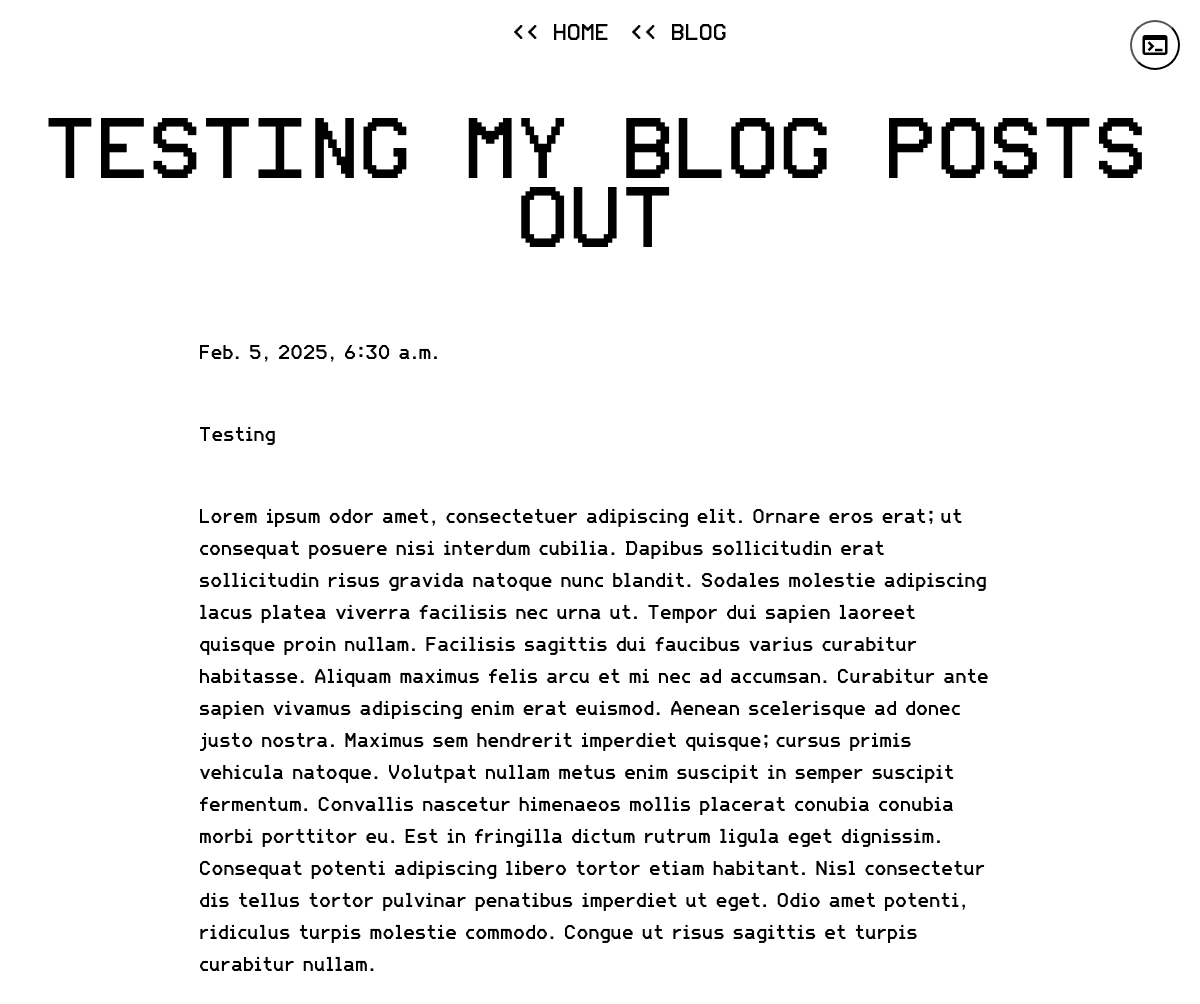
Screenshot of /testing/ with the database file from the repository.
### blog/models.py (models this page shows, shortened)
class Post(models.Model):
    title = models.CharField(max_length=250)
    slug = models.SlugField(unique=True)
    excerpt = models.CharField(max_length=250, default='SOME STRING')
    content = models.TextField()
    created_at = models.DateTimeField(auto_now_add=True)

### blog/views.py (the view)
# urls.py: path('<slug:slug>/', blog_detail, name='blog_detail'),
def blog_detail(request, slug):
    post = get_object_or_404(Post, slug=slug)
    return render(request, "blog/detail.html", {"post": post})

### blog/templates/blog/detail.html (shortened to what this page needs)
{% load static %}
<!DOCTYPE html>
<html lang="en">
<head>
    <link rel="stylesheet" href="{% static 'blog/css/blog_details.css' %}">
</head>
<body>
    <button id="theme-switch">
    </button>
    <nav>
        <ul>
            <li id="homeNav"><a href="{% url 'blog_list' %}"><< Home</a></li>
            <li id="blogNav"><a href="{% url 'blogs' %}"><< Blog</a></li>
        </ul>
    </nav>
    <header>
      <h3>{{ post.title }}</h3>
    </header>
    <main>
        <hgroup>
          <p>{{ post.created_at }}</p>
          <p>{{ post.excerpt }}</p>
        </hgroup>
        <section>
            <p>{{ post.content }}</p>
        </section>
    </main>
</body>
</html>

### blog/static/blog/css/blog_details.css (style rules this page uses)
h3 { text-align: center; font-size: 60px; font-family: UAV; }
nav { display: flex; text-align: center; justify-content: center; }
a { display: block; width: fit-content; margin: auto; display:block; text-align: center; }
a:link { text-decoration: none; color: black; }
ul { font-family: UAV; display: flex; gap: 20px; list-style-type: none; }
li { font-family: UAV; text-align: center; }
a { font-family: UAV; display: block; text-align: center; }
p { margin-bottom: 16px; line-height: 1.6; max-width: 800px; margin: 0 auto; margin-bottom: 30px; font-family: MONO; padding-top: 20px; font-size: 20px; }
:root { --base-color:white; --text-color: black; }
body { background-color: var(--base-color); color: var(--text-color); animation: grow 1s; }
#theme-switch { height: 50px; width: 50px; padding: 0; border-radius: 50%; background-color: var(--base-color); border-color: var(--text-color); display: flex; justify-content: center; align-items: center; position: fixed; top: 20px; right: 20px; }
#theme-switch svg { fill: var(--text-color); }

### rows the page displays
Post: title "Testing my blog posts out", created_at "Feb. 5, 2025, 6:30 a.m.", excerpt "Testing", content "Lorem ipsum odor amet, consectetuer adipiscing elit. Ornare eros erat; ut consequat posuere nisi interdum cubilia. Dapibus sollicitudin erat sollicitudin risus gravida natoque nunc blandit. Sodales molestie adipiscing lacus platea viverra facilisis nec urna ut. Tempor dui sapien laoreet quisque proin nullam. Facilisis sagittis dui faucibus varius curabitur habitasse. Aliquam maximus felis arcu et mi nec ad accumsan. Curabitur ante sapien vivamus adipiscing enim erat euismod. Aenean scelerisque ad donec justo nostra. Maximus sem hendrerit imperdiet quisque; cursus primis vehicula natoque. Volutpat nullam metus enim suscipit in semper suscipit fermentum. Convallis nascetur himenaeos mollis…"
